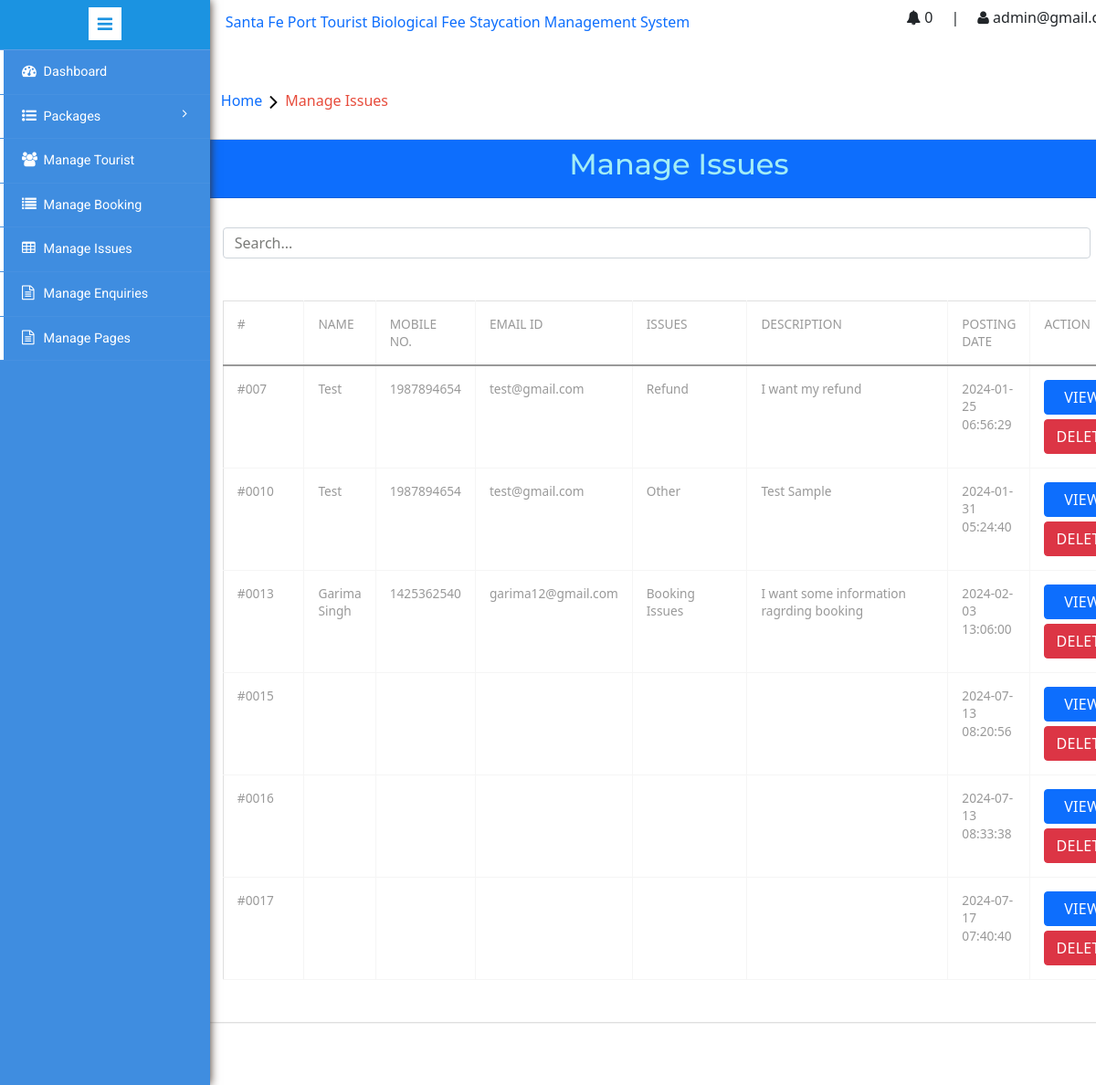
/admin/manageissues.php (signed in), run on the app's committed database.
### tables this page shows
CREATE TABLE `tblissues` (
  `id` int(11) NOT NULL,
  `UserEmail` varchar(100) DEFAULT NULL,
  `Issue` varchar(100) DEFAULT NULL,
  `Description` mediumtext DEFAULT NULL,
  `PostingDate` timestamp NULL DEFAULT current_timestamp(),
  `AdminRemark` mediumtext DEFAULT NULL,
  `AdminremarkDate` timestamp NULL DEFAULT NULL ON UPDATE current_timestamp()
);

CREATE TABLE `tblusers` (
  `id` int(11) NOT NULL,
  `FullName` varchar(100) DEFAULT NULL,
  `fname` text NOT NULL,
  `lname` text NOT NULL,
  `MobileNumber` char(10) DEFAULT NULL,
  `EmailId` varchar(70) DEFAULT NULL,
  `Password` varchar(100) DEFAULT NULL,
  `RegDate` timestamp NULL DEFAULT current_timestamp(),
  `UpdationDate` timestamp NULL DEFAULT NULL ON UPDATE current_timestamp(),
  `UserType` varchar(50) DEFAULT 'customer'
);

### admin/manageissues.php (the view, shortened to what this page needs)
<?php
include ('includes/config.php');
if (strlen($_SESSION['alogin']) == 0) {
	header('location:index.php');
} else {
	?>
	<!DOCTYPE HTML>
	<html>
	<head>
		<link href="css/bootstrap.min.css" rel='stylesheet' type='text/css' />
		<link href="css/style.css" rel='stylesheet' type='text/css' />
		<link rel="stylesheet" href="css/morris.css" type="text/css" />
		<link href="https://cdn.jsdelivr.net/npm/bootstrap@5.0.2/dist/css/bootstrap.min.css" rel="stylesheet"
>
		<link href="css/font-awesome.css" rel="stylesheet">
		<link rel="stylesheet" type="text/css" href="css/table-style.css" />
		<link rel="stylesheet" type="text/css" href="css/basictable.css" />
		<link rel="stylesheet" href="css/icon-font.min.css" type='text/css' />
	</head>
	<body>
		<div class="page-container">
			<div class="left-content">
			<?php include ('includes/navbar.php'); ?>
				<ol class="breadcrumb">
					<li class="breadcrumb-item"><a href="index.html">Home</a><i class="fa fa-angle-right"></i>Manage Issues
					</li>
				</ol>
				<div class="agile-grids">
					<div class="card">
						<div class="card-header bg-primary text-center">
							<h2>Manage Issues</h2>
						</div>
						<div class="card-body">
						<form method="post" class="d-flex align-items-center gap-2">
								<input type="search" name="search" class="form-control my-3" placeholder="Search..." >
							</form>
							<table class="table table-bordered">
								<thead>
									<tr>
										<th>#</th>
										<th>Name</th>
										<th>Mobile No.</th>
										<th>Email Id</th>
										<th>Issues </th>
										<th>Description </th>
										<th>Posting date </th>
										<th>Action </th>
									</tr>
								</thead>
								<tbody>
									<?php
										if (isset($_POST['search'])) {
											$search = $_POST['search'];
											if ($search !== '') {
												$sql = "SELECT tblissues.id as id,tblusers.FullName as fname,tblusers.MobileNumber as mnumber,tblusers.EmailId as email,tblissues.Issue as issue,tblissues.Description as Description,tblissues.PostingDate as PostingDate from tblissues left join tblusers on tblusers.EmailId=tblissues.UserEmail WHERE FullName LIKE '%$search%'";
											}else{
												$sql = "SELECT tblissues.id as id,tblusers.FullName as fname,tblusers.MobileNumber as mnumber,tblusers.EmailId as email,tblissues.Issue as issue,tblissues.Description as Description,tblissues.PostingDate as PostingDate from tblissues left join tblusers on tblusers.EmailId=tblissues.UserEmail";
											}
										}else{
											$sql = "SELECT tblissues.id as id,tblusers.FullName as fname,tblusers.MobileNumber as mnumber,tblusers.EmailId as email,tblissues.Issue as issue,tblissues.Description as Description,tblissues.PostingDate as PostingDate from tblissues left join tblusers on tblusers.EmailId=tblissues.UserEmail";
										}
									$query = $dbh->prepare($sql);
									$query->execute();
									$results = $query->fetchAll(PDO::FETCH_OBJ);
									if ($query->rowCount() > 0) {
										foreach ($results as $result) { ?>
											<tr>
												<td width="120">#00<?php echo htmlentities($result->id); ?></td>
												<td width="50"><?php echo htmlentities($result->fname); ?></td>
												<td width="50"><?php echo htmlentities($result->mnumber); ?></td>
												<td width="50"><?php echo htmlentities($result->email); ?></td>
												<td width="200"><?php echo htmlentities($result->issue); ?></a></td>
												<td width="400"><?php echo htmlentities($result->Description); ?></td>
												<td width="50"><?php echo htmlentities($result->PostingDate); ?></td>
												<td><a href="javascript:void(0);"
														onClick="popUpWindow('updateissue.php?iid=<?php echo ($result->id); ?>');"
														class="btn btn-primary btn-block">View </a>
													<a href="#"
														onclick="showMessage('manageissues.php?action=delete&&id=<?php echo $result->id; ?>', 'Do you really want to delete?')
														"
														class="btn btn-danger btn-block">Delete</a>
												</td>
											</tr>
										<?php }
									} ?>
								</tbody>
							</table>
						</div>
					</div>
					<?php include ('includes/footer.php'); ?>
				</div>
			</div>
			<?php include ('includes/sidebarmenu.php'); ?>
		</div>
	</body>
	</html>
<?php } ?>

### admin/css/table-style.css (style rules this page uses)
table { background: white; border-collapse: collapse; margin: 1.25em 0 0; width: 100%; }
table tr, table th, table td { border: none; border-bottom: 1px solid #e8e8e8; font-size: .95em; }
table th, table td { padding: 10px 12px; text-align: left; }
table th { background: #e74c3c; color: #fff; text-transform: uppercase; }
table tr td { background: #f3faff; color: #424242; }
table tr:nth-of-type(2n+2) td { background: #ffffff; }
table { width: 100%; }
.table { margin: 30px 0; border-collapse: collapse; border-spacing: 0; empty-cells: show; border: 1px solid #e0e0e0; }
.table td, .table th { border-left: 1px solid #e0e0e0; border-width: 0 0 0 1px; font-size: inherit; margin: 0; overflow: visible; padding: 0.5em 1em; font-weight: normal; }
.table td:first-child, .table th:first-child { border-left-width: 0; }
.table thead, .table tfoot { background-color: #f05050; color: #fff; text-align: left; vertical-align: bottom; }
.table thead td, .table tfoot td, .table thead th, .table tfoot th { border-color: #fff; }
.table td { background-color: transparent; }

### admin/includes/navbar.php (style rules this page uses)
.left-content { position: relative; }
a { text-decoration: none; }

### data on the page
tblissues: id "7", tblusers.FullName "Test", tblusers.MobileNumber "1987894654", tblusers.EmailId "test@gmail.com", Issue "Refund", Description "I want my refund", PostingDate "2024-01-25 06:56:29"
tblissues: id "10", tblusers.FullName "Test", tblusers.MobileNumber "1987894654", tblusers.EmailId "test@gmail.com", Issue "Other", Description "Test Sample", PostingDate "2024-01-31 05:24:40"
tblissues: id "13", tblusers.FullName "Garima Singh", tblusers.MobileNumber "1425362540", tblusers.EmailId "garima12@gmail.com", Issue "Booking Issues", Description "I want some information ragrding booking", PostingDate "2024-02-03 13:06:00"
tblissues: id "15", PostingDate "2024-07-13 08:20:56"
tblissues: id "16", PostingDate "2024-07-13 08:33:38"
tblissues: id "17", PostingDate "2024-07-17 07:40:40"

### other printed values
$get_books->rowCount() "0"
